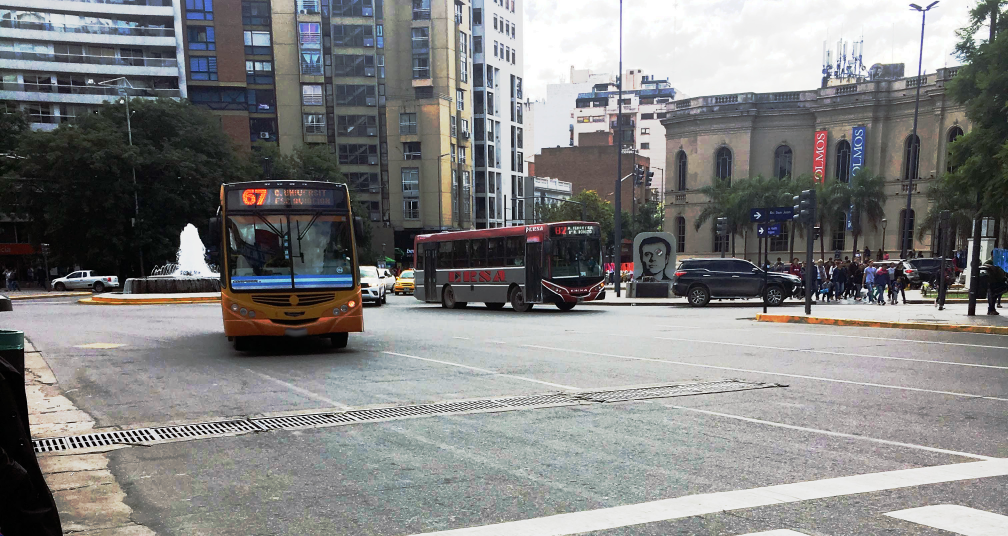
#> input picture test.jpg, 3024 x 1608 px (shown at 1/3 size)
$ python nms.py
#> lines starting #> are read from the running program, lines starting #| are printed output that depends on the picture
import numpy as np
import cv2
import argparse


# Funciones auxiliares para conversión de parametros de bboxs
def convertOriginalCoordToVertex(detections):
    """
    Convierto [x,y,w,h,socore] -> [x1,y1,x2,y2,socore], donde.

    Args:
        detections (numpy.array): Resultado de detecciones de tamaño (num, 5), cuyos parametros de la
            segunda dimension son [x, y, w, h, score] respectivamente, donde (x,y) representan las coordenadas
            del vertice superior derecho del recuadro delimitador de la detección, y (w,h) su alto y ancho respectivos.

    Returns:
        det (numpy.array): Detecciones de tamaño (num, 5), cuyos parametros de la segunda dimension
            son [x, y, w, h, score] respectivamente, donde (x1,y1) indican las coordenadas del vertice superior
            izquierda del recuadro delimitador, y (x2,y2) las del vertice inferior derecho.
    """
    det = detections.copy()

    for i in range(len(det)):
        x, y, w, h = det[i,0], det[i,1], det[i,2], det[i,3]
        det[i,0] = x - w     # x1
        det[i,1] = y         # y1
        det[i,2] = x         # x2
        det[i,3] = y + h     # y2

    return det

def convertVertexToOriginalCoord(detections):
    """
    Convierto parametros de detecciones de la forma [x1,y1,x2,y2,score] -> [x,y,w,h,score].
    """
    det = detections.copy()
    for i in range(len(det)):
        x1, y1, x2, y2 = det[i,0], det[i,1], det[i,2], det[i,3]
        det[i,0] = x2        # x
        det[i,1] = y1        # y
        det[i,2] = x2 - x1   # w
        det[i,3] = y2 - y1   # h

    return det


# Funcion auxiliar para visualización de un ejemplo de ejecucion
def drawDetections(detections, img_path):
    """
    Muestro todas los recuadors delimitadores de las detecciones <detections>, realizadas sobre la imagen <img_path>.

    Args:
        detections (numpy.array): Resultado de detecciones de tamaño (num, 5), cuyos parametros de la
            segunda dimension son [x, y, w, h, score] respectivamente, donde (x,y) representan las coordenadas
            del vertice superior derecho del recuadro delimitador de la detección, y (w,h) su alto y ancho respectivos.

        img_path: Ruta de la imagen en donde fueron realizadas el conjunto de detecciones <detections>.
    """
#> called with detections = array of shape (8, 5), img_path = 'test.jpg'

    origin_img = cv2.imread(img_path)
#> origin_img is the input picture: shape (1608, 3024, 3); mean B, G, R 128.6, 128.7, 128.7
    new_img = origin_img.copy()

    detections = convertOriginalCoordToVertex(detections)

    for i in range(len(detections)):
        x1 = detections[i,0]
        y1 = detections[i,1]
        x2 = detections[i,2]
        y2 = detections[i,3]

        color = (0,0,255)
        cv2.rectangle(new_img,(x1,y1),(x2,y2), color, 6)
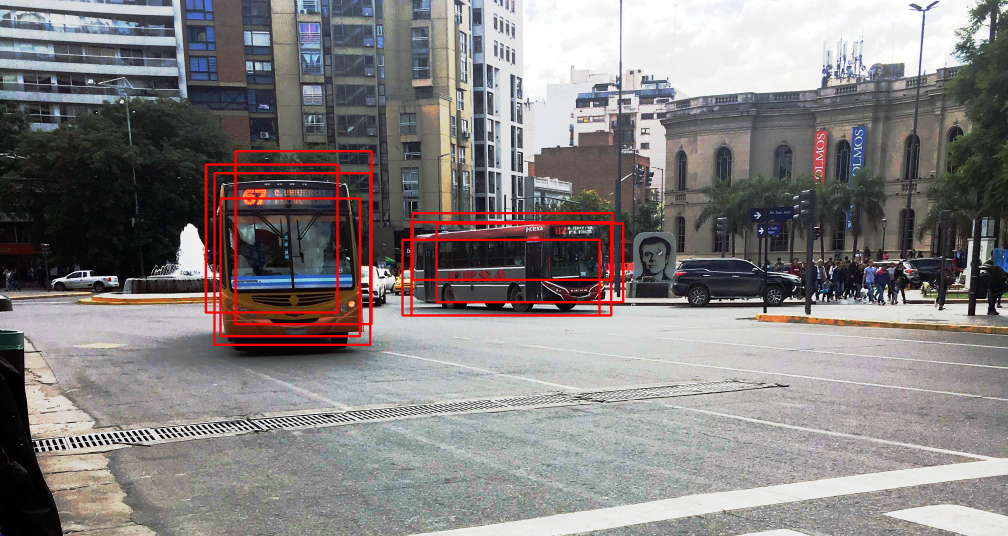
#> new_img: shape (1608, 3024, 3) (shown at 1/3 size); mean B, G, R 127.3, 127.4, 131.8

    cv2.namedWindow('Imagen',cv2.WINDOW_NORMAL)
    cv2.imshow("Imagen", new_img)
    cv2.waitKey(0)


# Funcion para el calculo de indice Intersection over Union (IoU)
def getIou(box1, box2):
    """
    Implementacion de algoritmo Intersections Over Union.

    Args:
        box1, box2 (numpy.array): Parametros de recuadro delimitador de dimension (4),
            de la forma  [x1, y1, x2, y2] respectivamente.

    Returns:
        float: Valor de superposicion entre ambos recuadros delimitadores.
    """

    box1_x1, box1_y1, box1_x2, box1_y2 = box1[0], box1[1], box1[2] , box1[3]
    box2_x1, box2_y1, box2_x2, box2_y2 = box2[0], box2[1], box2[2] , box2[3]

    # Calculo intersecciones
    rect_x1 = np.maximum(box1_x1,box2_x1)
    rect_y1 = np.maximum(box1_y1,box2_y1)
    rect_x2 = np.minimum(box1_x2,box2_x2)
    rect_y2 = np.minimum(box1_y2,box2_y2)

    inter_area = np.maximum(rect_x2 - rect_x1 ,0 ) * np.maximum(rect_y2 - rect_y1 ,0)

    # Calculo areas de cada bbox
    box1_area = (box1_x2 - box1_x1 ) * (box1_y2 - box1_y1)
    box2_area = (box2_x2 - box2_x1) * (box2_y2 - box2_y1)

    # Calculo indice IoU
    iou = inter_area / (box1_area + box2_area - inter_area)

    return iou


def nonMaxSuppression(detections, conf_threshold, iou_threshold):
    """
    Implementacion de algoritmo greedy tradicional NMS.

    Args:
        detections (numpy.array): Resultado de detecciones de tamaño (num, 5),
            donde los parámetros de la segunda dimensionn son [x, y, w, h, score] respectivamente.

        conf_threshold (float): Umbral para descartar detecciones con bajos valores de confidencia.

        iou_threshold (float): Umbral utilizado para descartar superpociciones de detecciones.
            maximum > thresh.

    Returns:
        numpy.array: Detecciones retenidas.
    """
#> called with detections = array of shape (8, 5), conf_threshold = 0.5, iou_threshold = 0.45

    final_detections = []
    detections = convertOriginalCoordToVertex(detections)

    # Ordeno detecciones segun indice de confidencia decreciente (score).
    idx = np.argsort(detections[:,4])[::-1]
    sorted_detections = detections[idx]

    # Descarto detecciones que posean un valor de confidencia (score),
    # menor a conf_threshold.
    mask = (sorted_detections[:,4] >= conf_threshold)
    sorted_detections = sorted_detections[mask]


    while (sorted_detections.shape[0] > 0):

        # 1. Tomo deteccion con mayor indice de confidencia
        best_det = sorted_detections[0]
        final_detections.append(best_det)

        sorted_detections = sorted_detections[1:]

        # 2. calculo IoU entre deteccion seleccionada en 1. y las restantes,
        # eliminando aquellas que tengan un IoU >= iou_threshold
        idx_to_reteined = []
        for j , current_det in enumerate(sorted_detections):
            iou = getIou(best_det[:4], current_det[:4])
            if (iou < iou_threshold):
                idx_to_reteined.append(j)

        sorted_detections = sorted_detections[idx_to_reteined]


    final_detections = convertVertexToOriginalCoord(np.array(final_detections))
    return final_detections


# Funcion para recuperar argumentos de linea de comando
def getArguments():
    ap = argparse.ArgumentParser(description='Implementacion de algoritmo greedy tradicional NMS.')
    ap.add_argument("-conf", "--conf_threshold", default=0.5, type=float, help="Valor umbral para descartar detecciones con baja confidencia. (Default = 0.5)")
    ap.add_argument("-iou", "--iou_threshold", default=0.45, type=float, help="Valor umbral utilizado para filtrar valores elevados de superposiciones de bboxs. (Default: 0.45)")
    return vars(ap.parse_args())


# Test
def test(conf_threshold, iou_threshold):

    image_path = "test.jpg"

    detections = np.array([
                    [1110, 519, 467, 515, 0.9],
                    [1833, 666, 599, 280, 0.88],
                    [1012, 493, 395, 444, 0.5],
                    [1114, 453, 408, 519, 0.6],
                    [1079, 595, 418, 413, 0.8],
                    [1838, 639, 600, 200, 0.67],
                    [1798, 719, 591, 227, 0.5],
                    [1869, 670, 560, 236, 0.67]
                ], dtype=np.float32)

    # Muestro deteccionesde de prueba
    print("\nLista de detecciones. Pulse ENTER sobre la imagen para correr NMS...")
    print(np.vstack(detections))
    drawDetections(detections, image_path)

    # Ejecuto algoritmo NMS
    final_detections = nonMaxSuppression(detections, conf_threshold, iou_threshold)
    print("\nResultado de NMS:")
    print(final_detections)
    drawDetections(final_detections, image_path)


if __name__ == '__main__':

    args = getArguments()
    test(args["conf_threshold"], args["iou_threshold"])
